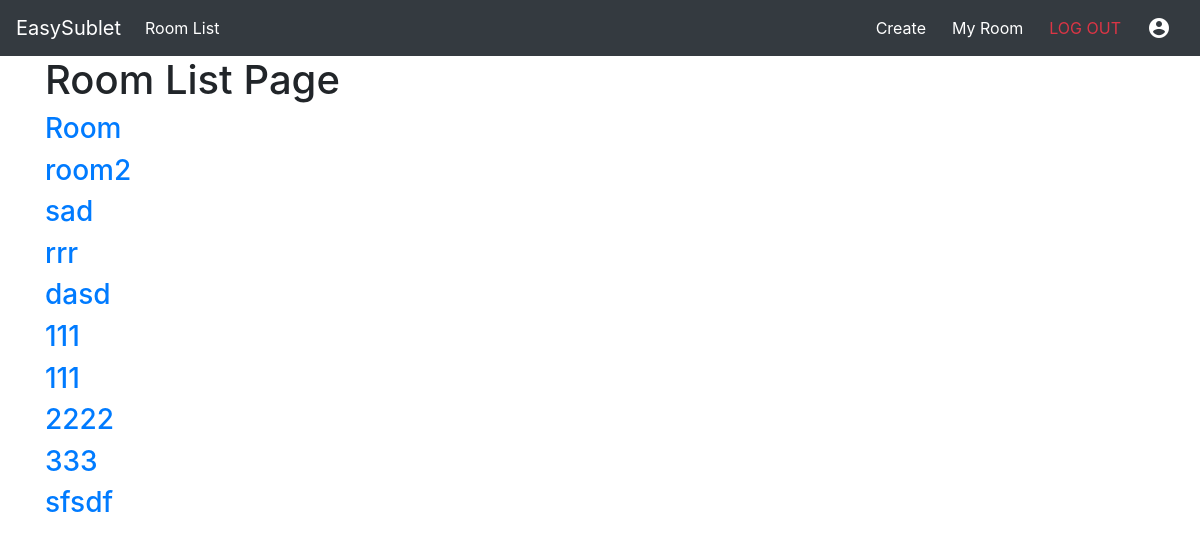
The app's page /room/list (signed in) with its own data.
### RoomRental/models.py (models this page shows, shortened)
class Room(models.Model):
    user = models.ForeignKey(User, default=1, on_delete=models.SET_NULL, null=True)
    id = models.fields.BigAutoField(primary_key=True)
    title = models.fields.CharField(max_length=100, blank=False, null=False)
    address = models.fields.CharField(max_length=255, blank=False, null=False)
    latitude = models.fields.FloatField(null=True, blank=True)
    longitude = models.fields.FloatField(null=True, blank=True)
    description = models.fields.TextField(null=True, blank=True)
    price = models.fields.FloatField(null=True, blank=True)
    is_parking = models.fields.BooleanField(default=False)
    is_pet = models.fields.BooleanField(default=False)
    is_smoking = models.fields.BooleanField(default=False)
    has_hydro = models.fields.BooleanField(default=False)
    has_aircondition = models.fields.BooleanField(default=False)
    has_water = models.fields.BooleanField(default=False)
    has_heat = models.fields.BooleanField(default=False)
    has_wifi = models.fields.BooleanField(default=False)
    has_tv = models.fields.BooleanField(default=False)
    has_laundry = models.fields.BooleanField(default=False)
    has_fridge = models.fields.BooleanField(default=False)
    has_dishwasher = models.fields.BooleanField(default=False)
    has_dryer = models.fields.BooleanField(default=False)
    has_microwave = models.fields.BooleanField(default=False)
    movein_date = models.fields.DateTimeField(null=True, blank=True)
    created_on = models.fields.DateTimeField(auto_now=True)

### RoomRental/views.py (the view)
# urls.py: path('room/list', room_list_view, name='room_list_view'),
def room_list_view(request, *args, **kwargs):
    rooms = Room.objects.all()
    context = {'rooms':rooms}
    return render(request,'RoomList_Page.html',context,status=200)

### RoomRental/templates/RoomList_Page.html (shortened to what this page needs)
{% extends 'base.html' %}
{% block content %}
<h1>Room List Page</h1>
{% for room in rooms %}
<h3>
    <a href="{% url 'room_detail_view' room.id %}">{{ room.title }}</a>
</h3>
{% endfor %}
{% endblock content %}

### records on screen
Room: title "Room"
Room: title "room2"
Room: title "sad"
Room: title "rrr"
Room: title "dasd"
Room: title "111"
Room: title "111"
Room: title "2222"
Room: title "333"
Room: title "sfsdf"
